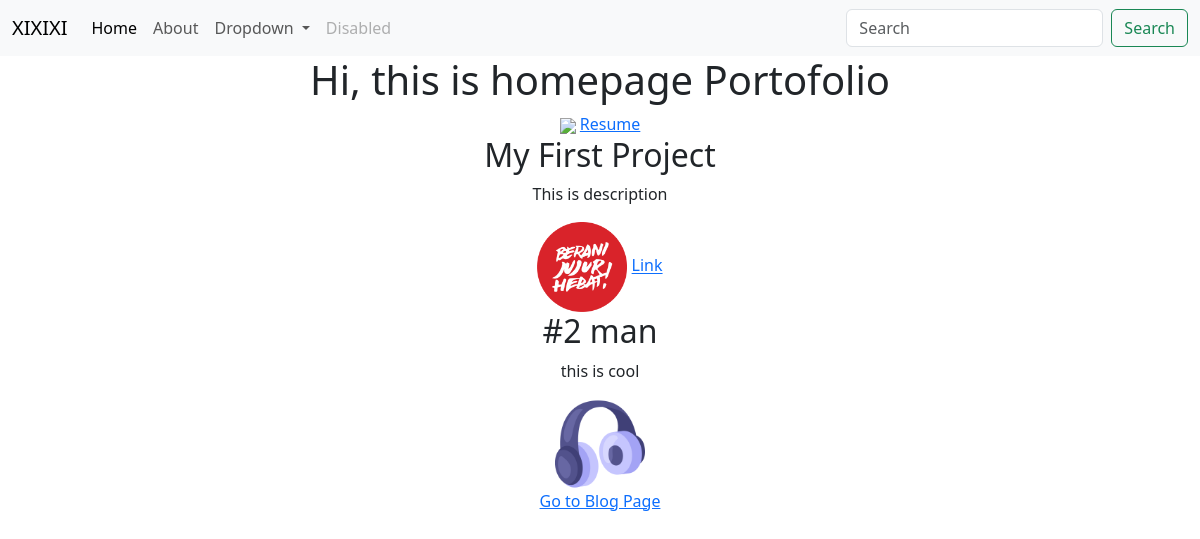
The page / on the database its author committed.
### portofolio/models.py (models this page shows, shortened)
class Project(models.Model):
    title = models.CharField(max_length=100)
    description = models.CharField(max_length=250)
    image = models.ImageField(upload_to='portofolio/images/')
    url = models.URLField(blank=True)

### portofolio/views.py (the view)
# urls.py: path('', views.homepage, name='homepage'),
def homepage(request):
    projects = Project.objects.all()
    return render(request, 'portofolio/homepage.html', {'projects':projects})

### portofolio/templates/portofolio/homepage.html
{% extends 'portofolio/base.html' %}
{% block content %}
    {% load static %}
    <div class="containter text-center">
        <h1>Hi, this is homepage Portofolio</h1>
        <img src="{% static 'portofolio/LogoJawaTengah.png' %}" width="90">
        <a href="{% static 'portofolio/PERBUP NOMOR 107 TAHUN 2019.pdf' %}">Resume</a>
        {% for project in projects %}
            <h2>{{ project.title }}</h2>
            <p>{{ project.description }}</p>
            <img src="{{ project.image.url }}" width="90">
            {% if project.url %}
                <a href="{{ project.url }}">Link</a>
            {% endif %}
        {% endfor %}
        <p><a href="{% url 'blog:all_blogs' %}">Go to Blog Page</a></p>
    </div>
{% endblock %}

### rows shown on the page
Project: title "My First Project", description "This is description", image (picture)
Project: title "#2 man", description "this is cool", image (picture)
